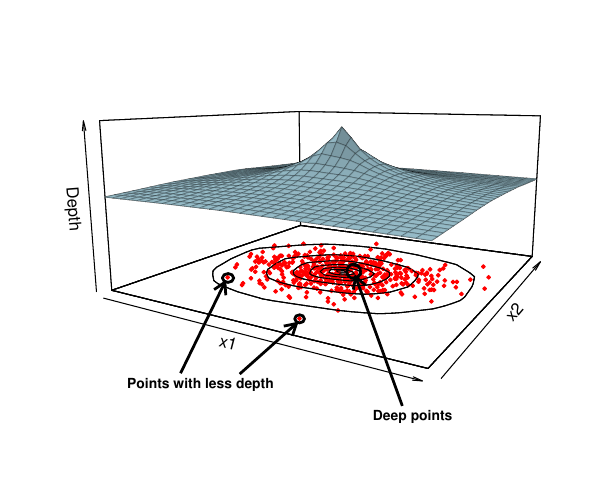

This figure's R source:
library(plot3D)
library(fda.usc)
library(scales)

X = matrix(rnorm(1e3), ncol=2) %*% sqrt(diag(c(1,1/2)))

# make grid of points
pts = seq(-3, 3, by=.2)
lengrid = length(pts)
xcoord = rep(pts, rep(lengrid,lengrid))
ycoord = rep(pts, lengrid)
xygrid = cbind(xcoord,ycoord)
rm(xcoord,ycoord)

pdf('depthplot.pdf', width=6, height=5)
p = persp3D(pts, pts, matrix(mdepth.RP(xygrid,X)$dep, nrow=lengrid, byrow=T),
      xlab="x1", ylab="x2", zlab="Depth", zlim=c(-1,1),
      col=alpha("lightblue", .2),expand = 0.5,shade = 0.2,
      theta=30, phi=10, border=alpha("black", .2), contour=TRUE)

points3D(X[,1], X[,2], rep(-1,nrow(X)),
         pch=19, cex=.5, pch=.3, col='red', add=TRUE)
dev.off()